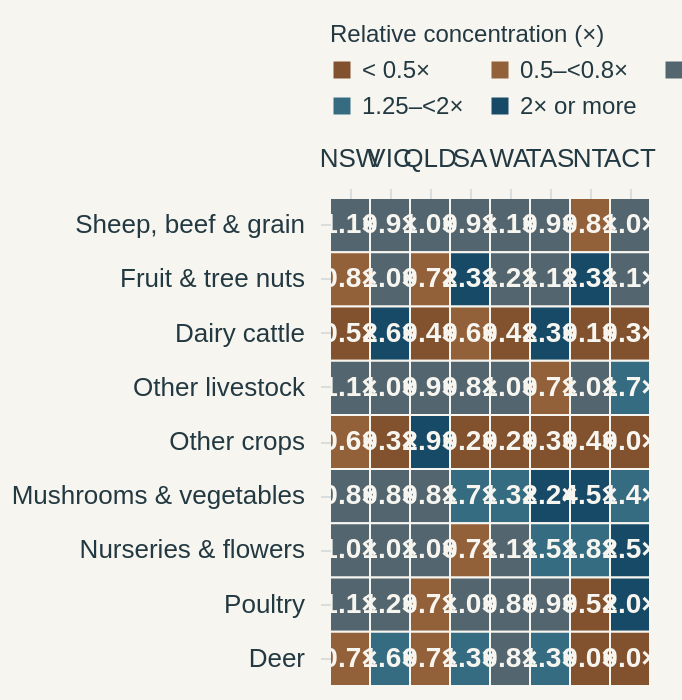

Here is the Vega-Lite specification saved for this chart:
### Vega-Lite specification from a JSON file in a GitHub repository (floating-point values rounded to 4 significant figures)
{"$schema": "https://vega.github.io/schema/vega-lite/v5.json", "width": "container", "height": 350, "background": "#f7f5ef", "padding": {"left": 5, "right": 12, "top": 12, "bottom": 6}, "autosize": {"type": "fit", "contains": "padding", "resize": true}, "config": {"font": "Arial", "view": {"stroke": null}, "axis": {"labelFontSize": 13, "titleFontSize": 13, "labelColor": "#233942", "titleColor": "#233942", "domain": false, "tickColor": "#d9dedc", "gridColor": "#d9dedc", "gridOpacity": 0.7, "titleFontWeight": "normal", "titlePadding": 14, "labelPadding": 8}, "legend": {"orient": "top", "labelFontSize": 12, "titleFontSize": 12, "labelColor": "#233942", "titleColor": "#233942", "titleFontWeight": "normal", "padding": 0, "offset": 12}, "text": {"font": "Arial", "fontSize": 13, "color": "#233942"}}, "params": [{"name": "sectorFocus", "value": "All sectors"}], "data": {"values": [{"state": "New South Wales", "abbr": "NSW", "sector": "Sheep, beef cattle and grain", "short": "Sheep, beef & grain", "businesses": 34797, "share": 77.05, "national_share": 70.37, "relative": 1.095, "share_band": "0.8–<1.25×", "relative_label": "1.1×"}, {"state": "New South Wales", "abbr": "NSW", "sector": "Fruit and tree nuts", "short": "Fruit & tree nuts", "businesses": 2825, "share": 6.255, "national_share": 8.055, "relative": 0.7766, "share_band": "0.5–<0.8×", "relative_label": "0.8×"}, {"state": "New South Wales", "abbr": "NSW", "sector": "Dairy cattle", "short": "Dairy cattle", "businesses": 1178, "share": 2.608, "national_share": 5.562, "relative": 0.4689, "share_band": "< 0.5×", "relative_label": "0.5×"}, {"state": "New South Wales", "abbr": "NSW", "sector": "Other livestock", "short": "Other livestock", "businesses": 2503, "share": 5.542, "national_share": 4.884, "relative": 1.135, "share_band": "0.8–<1.25×", "relative_label": "1.1×"}, {"state": "New South Wales", "abbr": "NSW", "sector": "Other crops", "short": "Other crops", "businesses": 1250, "share": 2.768, "national_share": 4.671, "relative": 0.5925, "share_band": "0.5–<0.8×", "relative_label": "0.6×"}, {"state": "New South Wales", "abbr": "NSW", "sector": "Mushrooms and vegetables", "short": "Mushrooms & vegetables", "businesses": 1438, "share": 3.184, "national_share": 3.902, "relative": 0.816, "share_band": "0.8–<1.25×", "relative_label": "0.8×"}, {"state": "New South Wales", "abbr": "NSW", "sector": "Nursery and floriculture", "short": "Nurseries & flowers", "businesses": 666, "share": 1.475, "national_share": 1.543, "relative": 0.9556, "share_band": "0.8–<1.25×", "relative_label": "1.0×"}, {"state": "New South Wales", "abbr": "NSW", "sector": "Poultry", "short": "Poultry", "businesses": 487, "share": 1.078, "national_share": 0.9562, "relative": 1.128, "share_band": "0.8–<1.25×", "relative_label": "1.1×"}, {"state": "New South Wales", "abbr": "NSW", "sector": "Deer", "short": "Deer", "businesses": 19, "share": 0.04207, "national_share": 0.05738, "relative": 0.7331, "share_band": "0.5–<0.8×", "relative_label": "0.7×"}, {"state": "Victoria", "abbr": "VIC", "sector": "Sheep, beef cattle and grain", "short": "Sheep, beef & grain", "businesses": 21484, "share": 65.59, "national_share": 70.37, "relative": 0.9321, "share_band": "0.8–<1.25×", "relative_label": "0.9×"}, {"state": "Victoria", "abbr": "VIC", "sector": "Fruit and tree nuts", "short": "Fruit & tree nuts", "businesses": 2511, "share": 7.666, "national_share": 8.055, "relative": 0.9518, "share_band": "0.8–<1.25×", "relative_label": "1.0×"}, {"state": "Victoria", "abbr": "VIC", "sector": "Dairy cattle", "short": "Dairy cattle", "businesses": 4795, "share": 14.64, "national_share": 5.562, "relative": 2.632, "share_band": "2× or more", "relative_label": "2.6×"}, {"state": "Victoria", "abbr": "VIC", "sector": "Other livestock", "short": "Other livestock", "businesses": 1590, "share": 4.854, "national_share": 4.884, "relative": 0.994, "share_band": "0.8–<1.25×", "relative_label": "1.0×"}, {"state": "Victoria", "abbr": "VIC", "sector": "Other crops", "short": "Other crops", "businesses": 409, "share": 1.249, "national_share": 4.671, "relative": 0.2673, "share_band": "< 0.5×", "relative_label": "0.3×"}, {"state": "Victoria", "abbr": "VIC", "sector": "Mushrooms and vegetables", "short": "Mushrooms & vegetables", "businesses": 1028, "share": 3.139, "national_share": 3.902, "relative": 0.8043, "share_band": "0.8–<1.25×", "relative_label": "0.8×"}, {"state": "Victoria", "abbr": "VIC", "sector": "Nursery and floriculture", "short": "Nurseries & flowers", "businesses": 528, "share": 1.612, "national_share": 1.543, "relative": 1.045, "share_band": "0.8–<1.25×", "relative_label": "1.0×"}, {"state": "Victoria", "abbr": "VIC", "sector": "Poultry", "short": "Poultry", "businesses": 379, "share": 1.157, "national_share": 0.9562, "relative": 1.21, "share_band": "0.8–<1.25×", "relative_label": "1.2×"}, {"state": "Victoria", "abbr": "VIC", "sector": "Deer", "short": "Deer", "businesses": 30, "share": 0.09159, "national_share": 0.05738, "relative": 1.596, "share_band": "1.25–<2×", "relative_label": "1.6×"}, {"state": "Queensland", "abbr": "QLD", "sector": "Sheep, beef cattle and grain", "short": "Sheep, beef & grain", "businesses": 24236, "share": 68.35, "national_share": 70.37, "relative": 0.9713, "share_band": "0.8–<1.25×", "relative_label": "1.0×"}, {"state": "Queensland", "abbr": "QLD", "sector": "Fruit and tree nuts", "short": "Fruit & tree nuts", "businesses": 2032, "share": 5.73, "national_share": 8.055, "relative": 0.7115, "share_band": "0.5–<0.8×", "relative_label": "0.7×"}, {"state": "Queensland", "abbr": "QLD", "sector": "Dairy cattle", "short": "Dairy cattle", "businesses": 834, "share": 2.352, "national_share": 5.562, "relative": 0.4229, "share_band": "< 0.5×", "relative_label": "0.4×"}, {"state": "Queensland", "abbr": "QLD", "sector": "Other livestock", "short": "Other livestock", "businesses": 1600, "share": 4.512, "national_share": 4.884, "relative": 0.9239, "share_band": "0.8–<1.25×", "relative_label": "0.9×"}, {"state": "Queensland", "abbr": "QLD", "sector": "Other crops", "short": "Other crops", "businesses": 4791, "share": 13.51, "national_share": 4.671, "relative": 2.893, "share_band": "2× or more", "relative_label": "2.9×"}, {"state": "Queensland", "abbr": "QLD", "sector": "Mushrooms and vegetables", "short": "Mushrooms & vegetables", "businesses": 1156, "share": 3.26, "national_share": 3.902, "relative": 0.8354, "share_band": "0.8–<1.25×", "relative_label": "0.8×"}, {"state": "Queensland", "abbr": "QLD", "sector": "Nursery and floriculture", "short": "Nurseries & flowers", "businesses": 554, "share": 1.562, "national_share": 1.543, "relative": 1.012, "share_band": "0.8–<1.25×", "relative_label": "1.0×"}, {"state": "Queensland", "abbr": "QLD", "sector": "Poultry", "short": "Poultry", "businesses": 242, "share": 0.6825, "national_share": 0.9562, "relative": 0.7137, "share_band": "0.5–<0.8×", "relative_label": "0.7×"}, {"state": "Queensland", "abbr": "QLD", "sector": "Deer", "short": "Deer", "businesses": 15, "share": 0.0423, "national_share": 0.05738, "relative": 0.7372, "share_band": "0.5–<0.8×", "relative_label": "0.7×"}, {"state": "South Australia", "abbr": "SA", "sector": "Sheep, beef cattle and grain", "short": "Sheep, beef & grain", "businesses": 8886, "share": 64.25, "national_share": 70.37, "relative": 0.913, "share_band": "0.8–<1.25×", "relative_label": "0.9×"}, {"state": "South Australia", "abbr": "SA", "sector": "Fruit and tree nuts", "short": "Fruit & tree nuts", "businesses": 2603, "share": 18.82, "national_share": 8.055, "relative": 2.337, "share_band": "2× or more", "relative_label": "2.3×"}, {"state": "South Australia", "abbr": "SA", "sector": "Dairy cattle", "short": "Dairy cattle", "businesses": 448, "share": 3.239, "national_share": 5.562, "relative": 0.5823, "share_band": "0.5–<0.8×", "relative_label": "0.6×"}, {"state": "South Australia", "abbr": "SA", "sector": "Other livestock", "short": "Other livestock", "businesses": 564, "share": 4.078, "national_share": 4.884, "relative": 0.8349, "share_band": "0.8–<1.25×", "relative_label": "0.8×"}, {"state": "South Australia", "abbr": "SA", "sector": "Other crops", "short": "Other crops", "businesses": 128, "share": 0.9255, "national_share": 4.671, "relative": 0.1981, "share_band": "< 0.5×", "relative_label": "0.2×"}, {"state": "South Australia", "abbr": "SA", "sector": "Mushrooms and vegetables", "short": "Mushrooms & vegetables", "businesses": 903, "share": 6.529, "national_share": 3.902, "relative": 1.673, "share_band": "1.25–<2×", "relative_label": "1.7×"}, {"state": "South Australia", "abbr": "SA", "sector": "Nursery and floriculture", "short": "Nurseries & flowers", "businesses": 158, "share": 1.142, "national_share": 1.543, "relative": 0.7403, "share_band": "0.5–<0.8×", "relative_label": "0.7×"}, {"state": "South Australia", "abbr": "SA", "sector": "Poultry", "short": "Poultry", "businesses": 131, "share": 0.9471, "national_share": 0.9562, "relative": 0.9906, "share_band": "0.8–<1.25×", "relative_label": "1.0×"}, {"state": "South Australia", "abbr": "SA", "sector": "Deer", "short": "Deer", "businesses": 10, "share": 0.0723, "national_share": 0.05738, "relative": 1.26, "share_band": "1.25–<2×", "relative_label": "1.3×"}, {"state": "Western Australia", "abbr": "WA", "sector": "Sheep, beef cattle and grain", "short": "Sheep, beef & grain", "businesses": 9374, "share": 74.85, "national_share": 70.37, "relative": 1.064, "share_band": "0.8–<1.25×", "relative_label": "1.1×"}, {"state": "Western Australia", "abbr": "WA", "sector": "Fruit and tree nuts", "short": "Fruit & tree nuts", "businesses": 1187, "share": 9.479, "national_share": 8.055, "relative": 1.177, "share_band": "0.8–<1.25×", "relative_label": "1.2×"}, {"state": "Western Australia", "abbr": "WA", "sector": "Dairy cattle", "short": "Dairy cattle", "businesses": 268, "share": 2.14, "national_share": 5.562, "relative": 0.3848, "share_band": "< 0.5×", "relative_label": "0.4×"}, {"state": "Western Australia", "abbr": "WA", "sector": "Other livestock", "short": "Other livestock", "businesses": 615, "share": 4.911, "national_share": 4.884, "relative": 1.006, "share_band": "0.8–<1.25×", "relative_label": "1.0×"}, {"state": "Western Australia", "abbr": "WA", "sector": "Other crops", "short": "Other crops", "businesses": 117, "share": 0.9343, "national_share": 4.671, "relative": 0.2, "share_band": "< 0.5×", "relative_label": "0.2×"}, {"state": "Western Australia", "abbr": "WA", "sector": "Mushrooms and vegetables", "short": "Mushrooms & vegetables", "businesses": 649, "share": 5.182, "national_share": 3.902, "relative": 1.328, "share_band": "1.25–<2×", "relative_label": "1.3×"}, {"state": "Western Australia", "abbr": "WA", "sector": "Nursery and floriculture", "short": "Nurseries & flowers", "businesses": 207, "share": 1.653, "national_share": 1.543, "relative": 1.071, "share_band": "0.8–<1.25×", "relative_label": "1.1×"}, {"state": "Western Australia", "abbr": "WA", "sector": "Poultry", "short": "Poultry", "businesses": 100, "share": 0.7985, "national_share": 0.9562, "relative": 0.8351, "share_band": "0.8–<1.25×", "relative_label": "0.8×"}, {"state": "Western Australia", "abbr": "WA", "sector": "Deer", "short": "Deer", "businesses": 6, "share": 0.04791, "national_share": 0.05738, "relative": 0.8349, "share_band": "0.8–<1.25×", "relative_label": "0.8×"}, {"state": "Tasmania", "abbr": "TAS", "sector": "Sheep, beef cattle and grain", "short": "Sheep, beef & grain", "businesses": 2484, "share": 61.87, "national_share": 70.37, "relative": 0.8792, "share_band": "0.8–<1.25×", "relative_label": "0.9×"}, {"state": "Tasmania", "abbr": "TAS", "sector": "Fruit and tree nuts", "short": "Fruit & tree nuts", "businesses": 353, "share": 8.792, "national_share": 8.055, "relative": 1.092, "share_band": "0.8–<1.25×", "relative_label": "1.1×"}, {"state": "Tasmania", "abbr": "TAS", "sector": "Dairy cattle", "short": "Dairy cattle", "businesses": 514, "share": 12.8, "national_share": 5.562, "relative": 2.302, "share_band": "2× or more", "relative_label": "2.3×"}, {"state": "Tasmania", "abbr": "TAS", "sector": "Other livestock", "short": "Other livestock", "businesses": 139, "share": 3.462, "national_share": 4.884, "relative": 0.7089, "share_band": "0.5–<0.8×", "relative_label": "0.7×"}, {"state": "Tasmania", "abbr": "TAS", "sector": "Other crops", "short": "Other crops", "businesses": 49, "share": 1.22, "national_share": 4.671, "relative": 0.2613, "share_band": "< 0.5×", "relative_label": "0.3×"}, {"state": "Tasmania", "abbr": "TAS", "sector": "Mushrooms and vegetables", "short": "Mushrooms & vegetables", "businesses": 346, "share": 8.618, "national_share": 3.902, "relative": 2.208, "share_band": "2× or more", "relative_label": "2.2×"}, {"state": "Tasmania", "abbr": "TAS", "sector": "Nursery and floriculture", "short": "Nurseries & flowers", "businesses": 91, "share": 2.267, "national_share": 1.543, "relative": 1.469, "share_band": "1.25–<2×", "relative_label": "1.5×"}, {"state": "Tasmania", "abbr": "TAS", "sector": "Poultry", "short": "Poultry", "businesses": 36, "share": 0.8966, "national_share": 0.9562, "relative": 0.9377, "share_band": "0.8–<1.25×", "relative_label": "0.9×"}, {"state": "Tasmania", "abbr": "TAS", "sector": "Deer", "short": "Deer", "businesses": 3, "share": 0.07472, "national_share": 0.05738, "relative": 1.302, "share_band": "1.25–<2×", "relative_label": "1.3×"}, {"state": "Northern Territory", "abbr": "NT", "sector": "Sheep, beef cattle and grain", "short": "Sheep, beef & grain", "businesses": 340, "share": 53.71, "national_share": 70.37, "relative": 0.7633, "share_band": "0.5–<0.8×", "relative_label": "0.8×"}, {"state": "Northern Territory", "abbr": "NT", "sector": "Fruit and tree nuts", "short": "Fruit & tree nuts", "businesses": 116, "share": 18.33, "national_share": 8.055, "relative": 2.275, "share_band": "2× or more", "relative_label": "2.3×"}, {"state": "Northern Territory", "abbr": "NT", "sector": "Dairy cattle", "short": "Dairy cattle", "businesses": 3, "share": 0.4739, "national_share": 5.562, "relative": 0.08521, "share_band": "< 0.5×", "relative_label": "0.1×"}, {"state": "Northern Territory", "abbr": "NT", "sector": "Other livestock", "short": "Other livestock", "businesses": 31, "share": 4.897, "national_share": 4.884, "relative": 1.003, "share_band": "0.8–<1.25×", "relative_label": "1.0×"}, {"state": "Northern Territory", "abbr": "NT", "sector": "Other crops", "short": "Other crops", "businesses": 12, "share": 1.896, "national_share": 4.671, "relative": 0.4059, "share_band": "< 0.5×", "relative_label": "0.4×"}, {"state": "Northern Territory", "abbr": "NT", "sector": "Mushrooms and vegetables", "short": "Mushrooms & vegetables", "businesses": 110, "share": 17.38, "national_share": 3.902, "relative": 4.453, "share_band": "2× or more", "relative_label": "4.5×"}, {"state": "Northern Territory", "abbr": "NT", "sector": "Nursery and floriculture", "short": "Nurseries & flowers", "businesses": 18, "share": 2.844, "national_share": 1.543, "relative": 1.843, "share_band": "1.25–<2×", "relative_label": "1.8×"}, {"state": "Northern Territory", "abbr": "NT", "sector": "Poultry", "short": "Poultry", "businesses": 3, "share": 0.4739, "national_share": 0.9562, "relative": 0.4957, "share_band": "< 0.5×", "relative_label": "0.5×"}, {"state": "Northern Territory", "abbr": "NT", "sector": "Deer", "short": "Deer", "businesses": 0, "share": 0.0, "national_share": 0.05738, "relative": 0.0, "share_band": "< 0.5×", "relative_label": "0.0×"}, {"state": "Australian Capital Territory", "abbr": "ACT", "sector": "Sheep, beef cattle and grain", "short": "Sheep, beef & grain", "businesses": 181, "share": 69.62, "national_share": 70.37, "relative": 0.9893, "share_band": "0.8–<1.25×", "relative_label": "1.0×"}, {"state": "Australian Capital Territory", "abbr": "ACT", "sector": "Fruit and tree nuts", "short": "Fruit & tree nuts", "businesses": 23, "share": 8.846, "national_share": 8.055, "relative": 1.098, "share_band": "0.8–<1.25×", "relative_label": "1.1×"}, {"state": "Australian Capital Territory", "abbr": "ACT", "sector": "Dairy cattle", "short": "Dairy cattle", "businesses": 5, "share": 1.923, "national_share": 5.562, "relative": 0.3457, "share_band": "< 0.5×", "relative_label": "0.3×"}, {"state": "Australian Capital Territory", "abbr": "ACT", "sector": "Other livestock", "short": "Other livestock", "businesses": 22, "share": 8.462, "national_share": 4.884, "relative": 1.733, "share_band": "1.25–<2×", "relative_label": "1.7×"}, {"state": "Australian Capital Territory", "abbr": "ACT", "sector": "Other crops", "short": "Other crops", "businesses": 0, "share": 0.0, "national_share": 4.671, "relative": 0.0, "share_band": "< 0.5×", "relative_label": "0.0×"}, {"state": "Australian Capital Territory", "abbr": "ACT", "sector": "Mushrooms and vegetables", "short": "Mushrooms & vegetables", "businesses": 14, "share": 5.385, "national_share": 3.902, "relative": 1.38, "share_band": "1.25–<2×", "relative_label": "1.4×"}, {"state": "Australian Capital Territory", "abbr": "ACT", "sector": "Nursery and floriculture", "short": "Nurseries & flowers", "businesses": 10, "share": 3.846, "national_share": 1.543, "relative": 2.492, "share_band": "2× or more", "relative_label": "2.5×"}, {"state": "Australian Capital Territory", "abbr": "ACT", "sector": "Poultry", "short": "Poultry", "businesses": 5, "share": 1.923, "national_share": 0.9562, "relative": 2.011, "share_band": "2× or more", "relative_label": "2.0×"}, {"state": "Australian Capital Territory", "abbr": "ACT", "sector": "Deer", "short": "Deer", "businesses": 0, "share": 0.0, "national_share": 0.05738, "relative": 0.0, "share_band": "< 0.5×", "relative_label": "0.0×"}]}, "layer": [{"mark": {"type": "rect", "stroke": "#f7f5ef", "strokeWidth": 2}, "encoding": {"x": {"field": "abbr", "type": "nominal", "sort": ["NSW", "VIC", "QLD", "SA", "WA", "TAS", "NT", "ACT"], "axis": {"title": null, "labelAngle": 0, "orient": "top"}}, "y": {"field": "short", "type": "nominal", "sort": ["Sheep, beef & grain", "Fruit & tree nuts", "Dairy cattle", "Other livestock", "Other crops", "Mushrooms & vegetables", "Nurseries & flowers", "Poultry", "Deer"], "axis": {"title": null, "labelLimit": 190}}, "color": {"field": "share_band", "type": "ordinal", "sort": ["< 0.5×", "0.5–<0.8×", "0.8–<1.25×", "1.25–<2×", "2× or more"], "scale": {"domain": ["< 0.5×", "0.5–<0.8×", "0.8–<1.25×", "1.25–<2×", "2× or more"], "range": ["#82512e", "#926039", "#53656e", "#356c82", "#174a67"]}, "legend": {"title": "Relative concentration (×)", "type": "symbol", "columns": 3, "symbolType": "square", "labelFontSize": 12}}, "opacity": {"value": 1}, "stroke": {"condition": {"test": "sectorFocus !== 'All sectors' && datum.sector === sectorFocus", "value": "#233942"}, "value": "#f7f5ef"}, "strokeWidth": {"condition": {"test": "sectorFocus !== 'All sectors' && datum.sector === sectorFocus", "value": 3}, "value": 1}, "tooltip": [{"field": "state", "type": "nominal"}, {"field": "sector", "type": "nominal"}, {"field": "businesses", "type": "quantitative", "format": ",.0f"}, {"field": "share", "type": "quantitative", "format": ".1f"}, {"field": "national_share", "type": "quantitative", "format": ".1f"}, {"field": "relative", "type": "quantitative", "format": ".2f"}]}}, {"mark": {"type": "text", "color": "#f7f5ef", "fontSize": 14, "fontWeight": 600}, "encoding": {"x": {"field": "abbr", "type": "nominal", "sort": ["NSW", "VIC", "QLD", "SA", "WA", "TAS", "NT", "ACT"], "axis": {"title": null, "labelAngle": 0, "orient": "top"}}, "y": {"field": "short", "type": "nominal", "sort": ["Sheep, beef & grain", "Fruit & tree nuts", "Dairy cattle", "Other livestock", "Other crops", "Mushrooms & vegetables", "Nurseries & flowers", "Poultry", "Deer"], "axis": {"title": null}}, "text": {"field": "relative_label"}, "tooltip": [{"field": "state", "type": "nominal"}, {"field": "sector", "type": "nominal"}, {"field": "businesses", "type": "quantitative", "format": ",.0f"}, {"field": "share", "type": "quantitative", "format": ".1f"}]}}], "usermeta": {"chart": 8, "title": "Where each sector stands out", "finding": "Dairy makes up a larger business share in Victoria and Tasmania than across the eight states combined.", "source": "https://www.abs.gov.au/statistics/economy/business-indicators/counts-australian-businesses-including-entries-and-exits/jul2021-jun2025", "period": "June 2025", "idiom": "Heatmap"}, "description": "Dairy makes up a larger business share in Victoria and Tasmania than across the eight states combined. Each cell divides a sector’s share within that state by its share across all eight states. Blue means over-represented; ochre means under-represented. This compares business mix, not productivity or absolute counts. Small territory counts can produce volatile ratios."}
